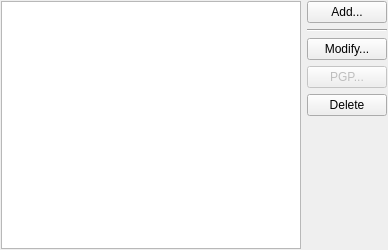
<?xml version="1.0" encoding="UTF-8"?>
<ui version="4.0">
 <class>AccountsListWidget</class>
 <widget class="QWidget" name="AccountsListWidget">
  <property name="geometry">
   <rect>
    <x>0</x>
    <y>0</y>
    <width>388</width>
    <height>250</height>
   </rect>
  </property>
  <property name="windowTitle">
   <string>Accounts</string>
  </property>
  <layout class="QVBoxLayout" name="verticalLayout_2">
   <property name="margin">
    <number>1</number>
   </property>
   <item>
    <layout class="QHBoxLayout" name="horizontalLayout">
     <item>
      <widget class="QTreeView" name="Accounts_">
       <property name="rootIsDecorated">
        <bool>false</bool>
       </property>
       <property name="sortingEnabled">
        <bool>true</bool>
       </property>
      </widget>
     </item>
     <item>
      <layout class="QVBoxLayout" name="verticalLayout">
       <item>
        <widget class="QPushButton" name="Add_">
         <property name="text">
          <string>Add...</string>
         </property>
        </widget>
       </item>
       <item>
        <widget class="Line" name="line">
         <property name="orientation">
          <enum>Qt::Horizontal</enum>
         </property>
        </widget>
       </item>
       <item>
        <widget class="QPushButton" name="Modify_">
         <property name="text">
          <string>Modify...</string>
         </property>
        </widget>
       </item>
       <item>
        <widget class="QPushButton" name="PGP_">
         <property name="enabled">
          <bool>false</bool>
         </property>
         <property name="text">
          <string>PGP...</string>
         </property>
        </widget>
       </item>
       <item>
        <widget class="QPushButton" name="Delete_">
         <property name="text">
          <string>Delete</string>
         </property>
        </widget>
       </item>
       <item>
        <spacer name="verticalSpacer">
         <property name="orientation">
          <enum>Qt::Vertical</enum>
         </property>
         <property name="sizeHint" stdset="0">
          <size>
           <width>20</width>
           <height>40</height>
          </size>
         </property>
        </spacer>
       </item>
      </layout>
     </item>
    </layout>
   </item>
  </layout>
 </widget>
 <resources/>
 <connections/>
</ui>
